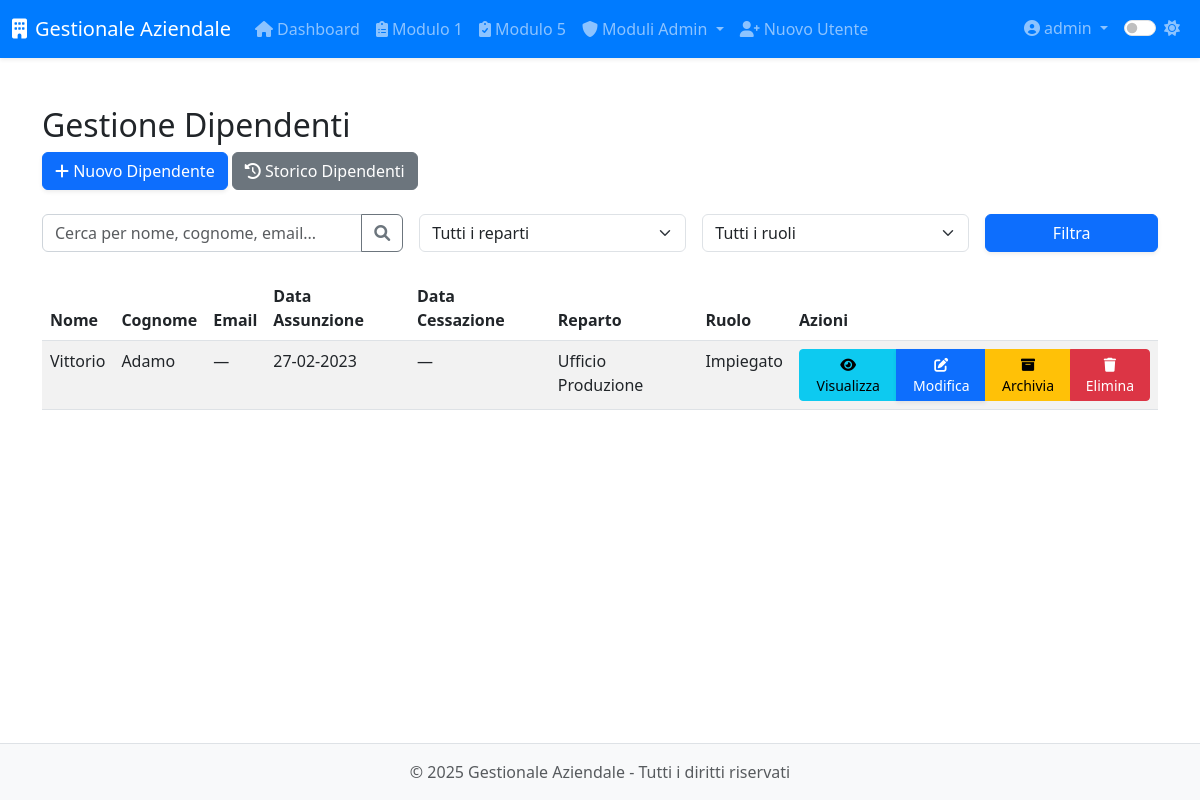
The page /modulo8/modulo8/dipendenti (signed in) on the database as committed earlier.
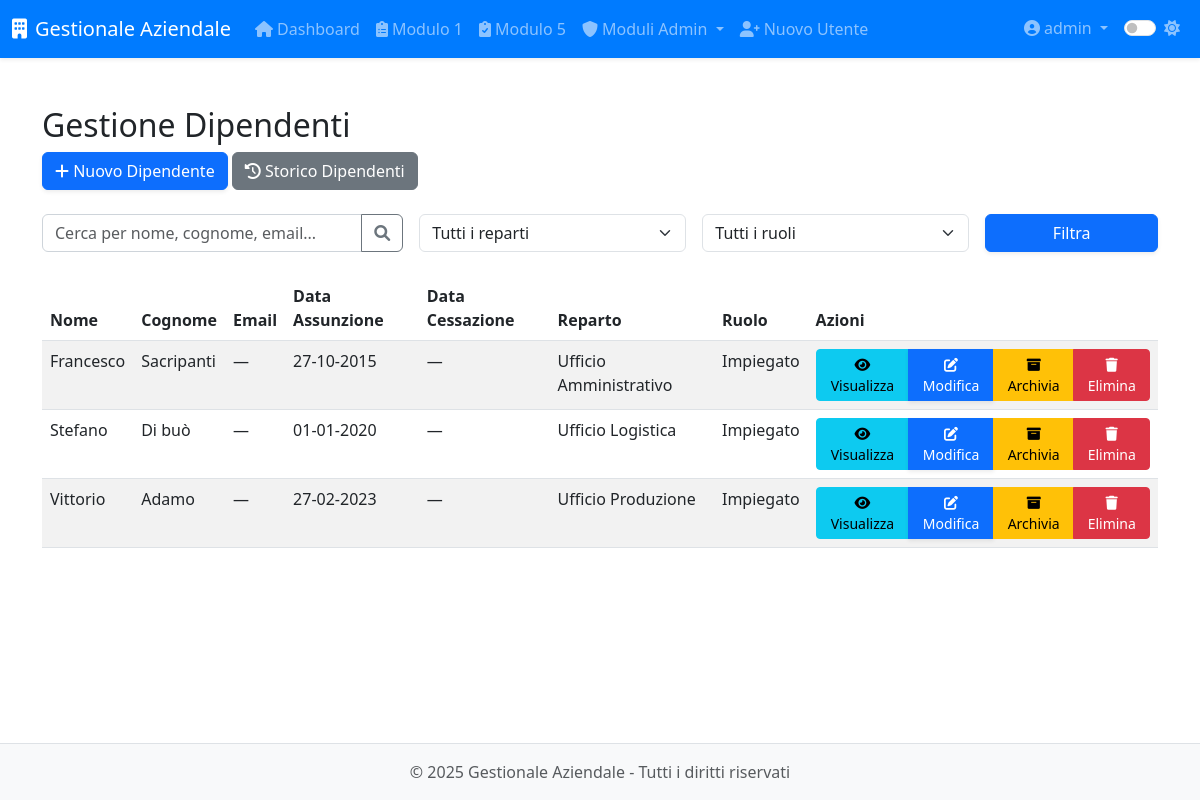
The same page on the database as committed later.
### app/models.py (models this page shows, shortened)
class User(UserMixin, db.Model):
    __tablename__ = 'users'
    id = db.Column(db.Integer, primary_key=True)
    username = db.Column(db.String(64), unique=True, nullable=False, index=True)
    email = db.Column(db.String(120))
    password_hash = db.Column(db.String(128), nullable=False)
    role = db.Column(db.String(20), default='operatore')  # 'operatore' o 'admin'
    created_at = db.Column(db.DateTime, default=datetime.utcnow)
    last_login = db.Column(db.DateTime)
    is_active = db.Column(db.Boolean, default=True)
    modulo1_entries = db.relationship('Modulo1Entry',
                               backref='author',
                               lazy='dynamic',
                               foreign_keys='Modulo1Entry.user_id')
    modulo5_entries = db.relationship('Modulo5Entry',
                               backref='author',
                               lazy='dynamic',
                               foreign_keys='Modulo5Entry.user_id')
    def is_admin(self):
        return self.role == 'admin'

class Dipendente(db.Model):
    __tablename__ = 'dipendente'
    id = db.Column(db.Integer, primary_key=True)
    nome = db.Column(db.String(100), nullable=False)
    cognome = db.Column(db.String(100), nullable=False)
    data_nascita = db.Column(db.Date, nullable=False)
    luogo_nascita = db.Column(db.String(100), nullable=False)
    provincia_nascita = db.Column(db.String(2), nullable=False)
    codice_fiscale = db.Column(db.String(16))
    email = db.Column(db.String(120))
    telefono = db.Column(db.String(20))
    matricola = db.Column(db.String(20), unique=True)
    reparto = db.Column(db.String(100))
    ruolo = db.Column(db.String(100))
    data_assunzione_somministrazione = db.Column(db.Date)
    agenzia_somministrazione = db.Column(db.String(100))
    data_assunzione_indeterminato = db.Column(db.Date)
    legge_104 = db.Column(db.Boolean, default=False)
    donatore_avis = db.Column(db.Boolean, default=False)
    indirizzo_residenza = db.Column(db.String(200))
    citta_residenza = db.Column(db.String(100))
    provincia_residenza = db.Column(db.String(2))
    cap_residenza = db.Column(db.String(5))
    data_cessazione = db.Column(db.Date)
    note = db.Column(db.Text)
    archiviato = db.Column(db.Boolean, default=False)
    created_by_id = db.Column(db.Integer, db.ForeignKey('users.id'))
    competenze = db.relationship('Competenza', secondary='dipendente_competenza', backref='dipendenti')
    vestiario = db.relationship('Inventory', secondary='prelievi_vestiario', backref='dipendenti')
    created_by = db.relationship('User', backref='dipendenti_creati')
    @property
    def data_cessazione_date(self):
        return self.data_cessazione.date() if self.data_cessazione else None

### app/routes/modulo8.py (the view, shortened to what this page needs)
@modulo8.route('/modulo8/dipendenti')
@login_required
@admin_required
def dipendenti():
    search = request.args.get('search', '')
    reparto = request.args.get('reparto', '')
    ruolo = request.args.get('ruolo', '')
    query = Dipendente.query.filter_by(archiviato=False)
    if reparto:
        query = query.filter(Dipendente.reparto == reparto)
    if ruolo:
        query = query.filter(Dipendente.ruolo == ruolo)
    dipendenti = query.order_by(Dipendente.nome).all()
    reparti = db.session.query(Dipendente.reparto).distinct().filter(Dipendente.reparto.isnot(None)).all()
    reparti = [r[0] for r in reparti]
    ruoli = db.session.query(Dipendente.ruolo).distinct().filter(Dipendente.ruolo.isnot(None)).all()
    ruoli = [r[0] for r in ruoli]
    now = datetime.utcnow()
    return render_template(
        'modulo8/dipendenti.html',
        dipendenti=dipendenti,
        now=now,
        reparti=reparti,
        ruoli=ruoli
    )

### app/models.py (called while the page is built)
@login_manager.user_loader
def load_user(id):
    return User.query.get(int(id))

### app/utils.py (called while the page is built)
def admin_required(f):
    @wraps(f)
    def decorated_function(*args, **kwargs):
        if not current_user.is_authenticated or not current_user.is_admin():
            abort(403)  # Accesso negato
        return f(*args, **kwargs)
    return decorated_function

### app/templates/modulo8/dipendenti.html (shortened to what this page needs)
{% extends 'base.html' %}
{% block content %}
<div class="module-view">
  <h2>Gestione Dipendenti</h2>
  <div class="mb-4">
    <a href="{{ url_for('modulo8.nuovo_dipendente') }}" class="btn btn-primary">
      <i class="fas fa-plus"></i> Nuovo Dipendente
    </a>
    <a href="{{ url_for('modulo8.storico_dipendenti') }}" class="btn btn-secondary">
      <i class="fas fa-history"></i> Storico Dipendenti
    </a>
  </div>
  <div class="search-container mb-4">
    <form action="{{ url_for('modulo8.dipendenti') }}" method="GET" class="row g-3">
      <div class="col-md-4">
        <div class="input-group">
          <input type="text" class="form-control" name="search" placeholder="Cerca per nome, cognome, email..." value="{{ request.args.get('search', '') }}">
          <button class="btn btn-outline-secondary" type="submit">
            <i class="fas fa-search"></i>
          </button>
        </div>
      </div>
      <div class="col-md-3">
        <select class="form-select" name="reparto">
          <option value="">Tutti i reparti</option>
        </select>
      </div>
      <div class="col-md-3">
        <select class="form-select" name="ruolo">
          <option value="">Tutti i ruoli</option>
        </select>
      </div>
      <div class="col-md-2">
        <button type="submit" class="btn btn-primary w-100">Filtra</button>
      </div>
    </form>
  </div>
  <table class="table table-striped">
    <thead>
      <tr>
        <th>Nome</th>
        <th>Cognome</th>
        <th>Email</th>
        <th>Data Assunzione</th>
        <th>Data Cessazione</th>
        <th>Reparto</th>
        <th>Ruolo</th>
        <th>Azioni</th>
      </tr>
    </thead>
    <tbody>
      {% for dip in dipendenti %}
      <tr>
        <td>{{ dip.nome }}</td>
        <td>{{ dip.cognome }}</td>
        <td>{{ dip.email or '—' }}</td>
        <td>
          {% if dip.data_assunzione_indeterminato %}
            {{ dip.data_assunzione_indeterminato.strftime('%d-%m-%Y') }}
          {% elif dip.data_assunzione_somministrazione %}
            {{ dip.data_assunzione_somministrazione.strftime('%d-%m-%Y') }}
          {% else %}
            —
          {% endif %}
        </td>
        <td>{{ dip.data_cessazione_date.strftime('%d-%m-%Y') if dip.data_cessazione_date else '—' }}</td>
        <td>{{ dip.reparto or '—' }}</td>
        <td>{{ dip.ruolo or '—' }}</td>
        <td>
          <div class="btn-group">
            <a href="{{ url_for('modulo8.profilo_dipendente', id=dip.id) }}" class="btn btn-sm btn-info">
              <i class="fas fa-eye"></i> Visualizza
            </a>
            <a href="{{ url_for('modulo8.modifica_dipendente', id=dip.id) }}" class="btn btn-sm btn-primary">
              <i class="fas fa-edit"></i> Modifica
            </a>
            <button type="button" class="btn btn-sm btn-warning" data-bs-toggle="modal" data-bs-target="#archiveModal{{ dip.id }}">
              <i class="fas fa-archive"></i> Archivia
            </button>
            <button type="button" class="btn btn-sm btn-danger" data-bs-toggle="modal" data-bs-target="#deleteModal{{ dip.id }}">
              <i class="fas fa-trash"></i> Elimina
            </button>
          </div>
        </td>
      </tr>
      {% endfor %}
    </tbody>
  </table>
</div>
{% endblock %}

### app/templates/base.html (shortened to what this page needs)
<!DOCTYPE html>
<html lang="it">
<head>
    <link href="https://cdn.jsdelivr.net/npm/bootstrap@5.3.0-alpha1/dist/css/bootstrap.min.css" rel="stylesheet">
    <link rel="stylesheet" href="https://cdnjs.cloudflare.com/ajax/libs/font-awesome/6.0.0/css/all.min.css">
    <link id="theme-style" rel="stylesheet" href="{{ url_for('static', filename='css/theme-' + theme + '.css') }}">
    <link rel="stylesheet" href="{{ url_for('static', filename='css/style.css') }}">
    <link rel="stylesheet" href="{{ url_for('static', filename='css/modulo8.css') }}">
</head>
<body>
    <header class="navbar navbar-expand-lg navbar-dark bg-primary sticky-top shadow-sm">
        <div class="container-fluid">
            <a class="navbar-brand" href="{{ url_for('dashboard.index') }}">
                <i class="fas fa-building me-2"></i>{{ app_name }}
            </a>
            <div class="collapse navbar-collapse" id="navbarMain">
                {% if current_user.is_authenticated %}
                <ul class="navbar-nav me-auto">
                    <li class="nav-item">
                        <a class="nav-link" href="{{ url_for('dashboard.index') }}">
                            <i class="fas fa-home me-1"></i>Dashboard
                        </a>
                    </li>
                    <li class="nav-item">
                        <a class="nav-link" href="{{ url_for('modulo1.index') }}">
                            <i class="fas fa-clipboard-list me-1"></i>Modulo 1
                        </a>
                    </li>
                    <li class="nav-item">
                        <a class="nav-link" href="{{ url_for('modulo5.index') }}">
                            <i class="fas fa-clipboard-check me-1"></i>Modulo 5
                        </a>
                    </li>
                    {% if current_user.is_admin() %}
                    <li class="nav-item dropdown">
                        <a class="nav-link dropdown-toggle" href="#" id="adminModulesDropdown" data-bs-toggle="dropdown">
                            <i class="fas fa-shield-alt me-1"></i>Moduli Admin
                        </a>
                    </li>
                    <li class="nav-item">
                        <a class="nav-link" href="{{ url_for('auth.register') }}">
                            <i class="fas fa-user-plus me-1"></i>Nuovo Utente
                        </a>
                    </li>
                    {% endif %}
                </ul>
                <ul class="navbar-nav ms-auto">
                    <li class="nav-item dropdown">
                        <a class="nav-link dropdown-toggle" href="#" id="userDropdown" data-bs-toggle="dropdown">
                            <i class="fas fa-user-circle me-1"></i>{{ current_user.username }}
                        </a>
                    </li>
                    <li class="nav-item">
                        <div class="nav-link">
                            <div class="form-check form-switch">
                                <input class="form-check-input" type="checkbox" id="darkModeToggle" {% if theme == 'dark' %}checked{% endif %}>
                                <label class="form-check-label" for="darkModeToggle">
                                    <i id="theme-icon" class="fas {% if theme == 'dark' %}fa-moon{% else %}fa-sun{% endif %}"></i>
                                </label>
                            </div>
                        </div>
                    </li>
                </ul>
                {% endif %}
            </div>
        </div>
    </header>
    <main class="container py-4">
        {% block content %}{% endblock %}
    </main>
    <footer class="footer mt-auto py-3 bg-light">
        <div class="container text-center">
            <span class="text-muted">&copy; {{ current_year }} {{ app_name }} - Tutti i diritti riservati</span>
        </div>
    </footer>
</body>
</html>

### app/static/css/theme-light.css (style rules this page uses)
:root { --primary-color: #007bff; --secondary-color: #6c757d; --bg-color: #ffffff; --text-color: #212529; --border-color: #dee2e6; --hover-bg: #f8f9fa; --card-bg: #ffffff; --card-border: #e9ecef; --input-bg: #ffffff; --input-border: #ced4da; --footer-bg: #f8f9fa; --footer-text: #6c757d; }
body { background-color: var(--bg-color); color: var(--text-color); transition: all 0.3s ease; }
.navbar-dark { background-color: var(--primary-color) !important; }
.form-control { background-color: var(--input-bg); border-color: var(--input-border); color: var(--text-color); }
.footer { background-color: var(--footer-bg) !important; color: var(--footer-text); border-top: 1px solid var(--border-color); }
.table { color: var(--text-color); }
.table-striped tbody tr:nth-of-type(odd) { background-color: rgba(0, 0, 0, 0.05); }

### app/static/css/style.css (style rules this page uses)
body { display: flex; flex-direction: column; min-height: 100vh; }
main { flex: 1; }
.btn-primary { box-shadow: 0 .125rem .25rem rgba(0,0,0,.075); }

Rows that differ between the two databases and show on the page:
added Dipendente: nome "Francesco", cognome "Sacripanti", email "—", data_assunzione_indeterminato "27-10-2015", data_cessazione_date "—", reparto "Ufficio Amministrativo", ruolo "Impiegato"
added Dipendente: nome "Stefano", cognome "Di buò", email "—", data_assunzione_indeterminato "01-01-2020", data_cessazione_date "—", reparto "Ufficio Logistica", ruolo "Impiegato"
